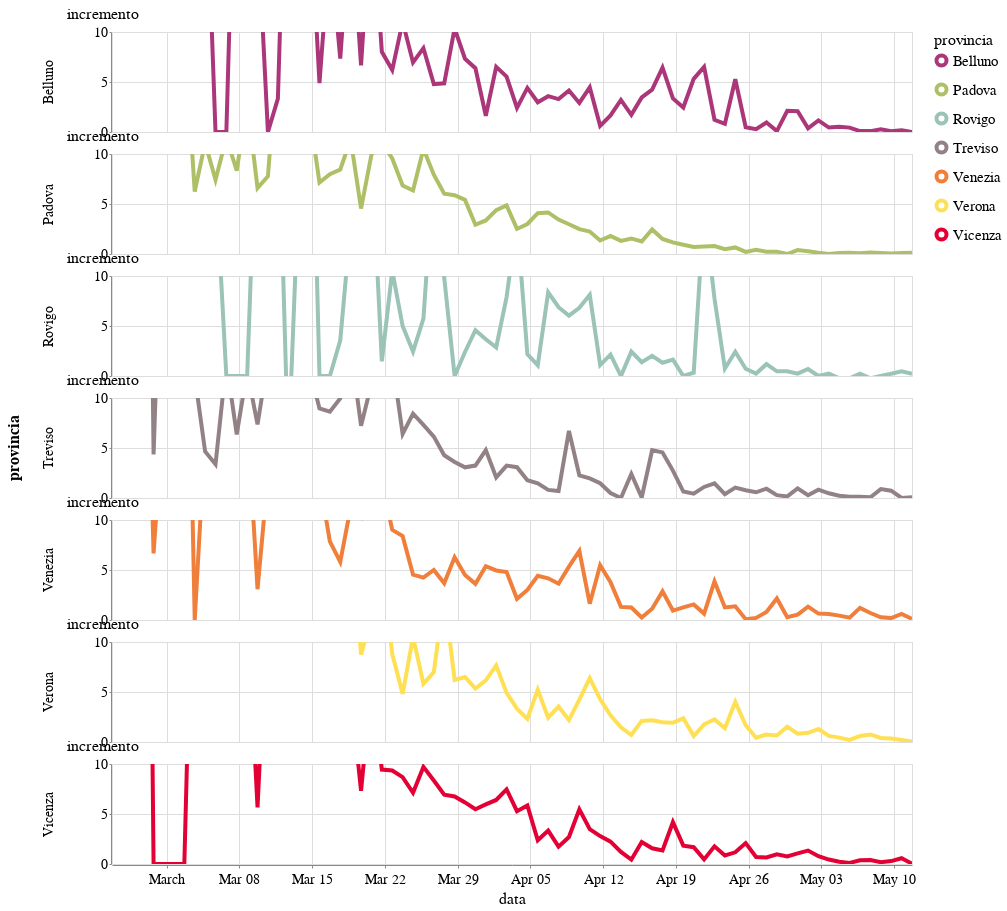

The code cell stored with this chart in its notebook:
### Code cell
c.encode(y = alt.Y(f'incremento:Q', scale=alt.Scale(domain=(0, 10))), row='provincia').properties(
    width=800,
    height=100
)

### Figure 1 — Vega-Lite specification as saved in the notebook (floating-point values rounded to 4 significant figures; data arrays with more than 128 entries replaced by an {"elided": "..."} marker saying what was removed)
{"config": {"view": {"width": 600, "height": 400}, "background": "#ffffff", "title": {"anchor": "start", "font": "Source Sans Pro, Arial, sans", "fontColor": "#000000", "fontSize": 24, "fontWeight": "bold"}, "arc": {"fill": "#005DA9"}, "area": {"fill": "#005DA9"}, "line": {"stroke": "#005DA9", "strokeWidth": 4}, "path": {"stroke": "#005DA9"}, "rect": {"fill": "#005DA9"}, "shape": {"stroke": "#005DA9"}, "bar": {"fill": "#005DA9"}, "point": {"stroke": "#005DA9"}, "symbol": {"fill": "#005DA9", "size": 60}, "axis": {"titleFont": "Source Sans Pro, sans", "titleFontSize": 16, "titleFontWeight": "normal", "labelFont": "Source Sans Pro, sans", "labelFontSize": 14, "labelFontWeight": "normal"}, "axisX": {"labelAngle": 0, "labelPadding": 4, "tickSize": 3}, "axisY": {"labelBaseline": "middle", "maxExtent": 45, "minExtent": 45, "tickSize": 2, "titleAlign": "left", "titleAngle": 0, "titleX": -45, "titleY": -11}, "headerFacet": {"titleFontSize": 16, "labelFontSize": 14}, "headerRow": {"titleFontSize": 16, "labelFontSize": 14}, "headerColumn": {"titleFontSize": 16, "labelFontSize": 14}, "legend": {"titleFont": "Source Sans Pro, sans", "titleFontSize": 16, "titleFontWeight": "normal", "symbolType": "circle", "labelFont": "Source Sans Pro, sans", "labelFontSize": 15}, "range": {"category": ["#AB377A", "#AEC067", "#9BC3B7", "#928285", "#F07F3C", "#FFE054", "#E30034", "#005DA9", "#644F54", "#5EA290", "#769F3B", "#812161", "#E36319", "#F5C631"]}}, "data": {"name": "data-48841e530bfe46165d5927e993ac827b"}, "mark": "line", "encoding": {"color": {"type": "nominal", "field": "provincia"}, "row": {"type": "nominal", "field": "provincia"}, "tooltip": [{"type": "temporal", "field": "data"}, {"type": "nominal", "field": "provincia"}, {"type": "quantitative", "field": "totale_casi"}, {"type": "quantitative", "field": "nuovi_casi"}, {"type": "quantitative", "field": "incremento"}], "x": {"type": "temporal", "field": "data"}, "y": {"type": "quantitative", "field": "incremento", "scale": {"domain": [0, 10]}}}, "height": 100, "selection": {"selector002": {"type": "interval", "bind": "scales", "encodings": ["x", "y"]}}, "width": 800, "$schema": "https://vega.github.io/schema/vega-lite/v4.8.1.json", "datasets": {"data-48841e530bfe46165d5927e993ac827b": {"elided": "546 records"}}}
